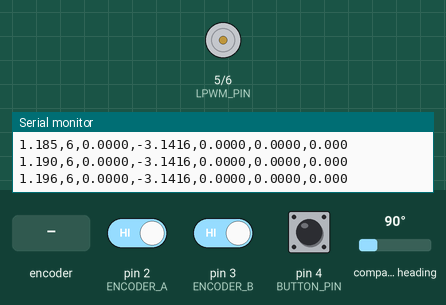
A sketch run on a simulated Arduino Uno, built with avr-gcc and run on an emulated ATmega328P. Shown: motor-driver pin pairs drawn as motors (green arrow = first pin HIGH = forward, orange = second pin HIGH = backward, longer = more drive), the last lines printed to the serial monitor. Wiring (inferred from the names in the program): AS5600 angle sensor at I2C address 0x36. The inputs (shaded band) are chosen by the test bench; at power-on: pin 4 (BUTTON_PIN) HIGH, compass heading 90°, pin 2 (ENCODER_A) HIGH, pin 3 (ENCODER_B) HIGH.

Above: at 1.2 s.
1.3 s: pin 4 (BUTTON_PIN) pulled LOW for 0.15 s
At 2.6 s:
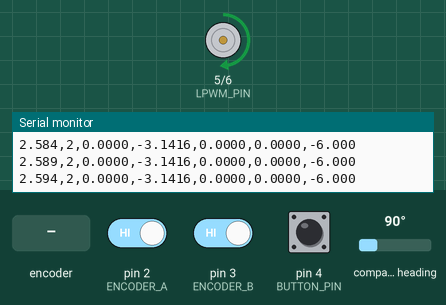
2.9 s: compass heading set to 245°
4.4 s: compass heading set to 253°
At 5.2 s:
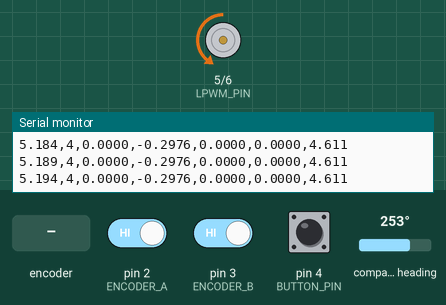
6.0 s: compass heading set to 269°
At 6.7 s:
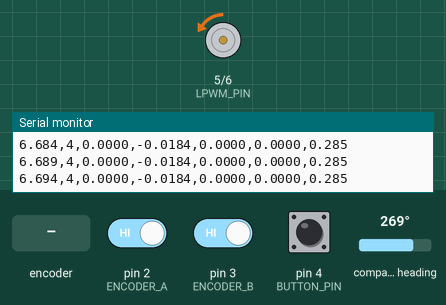
7.6 s: rotary encoder on pin 2 (ENCODER_A) / pin 3 (ENCODER_B) turned 3 steps (first pin leading)
At 7.86 s:
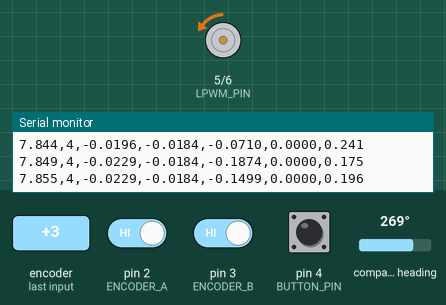
9.7 s: compass heading set to 90°
At 10.9 s:
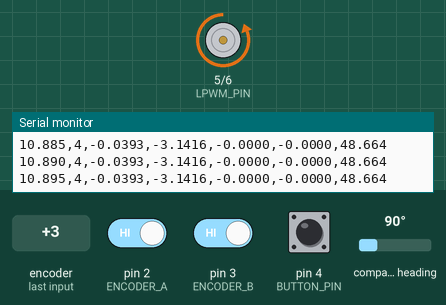
Timing chart, 0 to 12.2 s (numbered marks = the images above; inputs shaded):
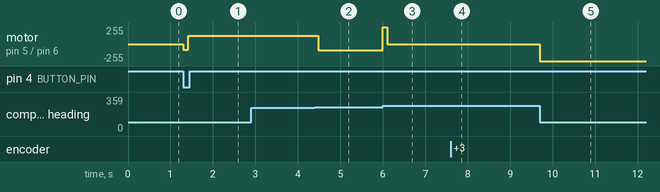

Measured:
- the behaviour switches between 249 and 250° on compass heading (found by bisection; images 1 and 2)
- after the input at 1.3 s, motor on pin 5 (LPWM_PIN) / pin 6 (RPWM_PIN): stopped → backward 85/255 at once, → forward 127/255 0.11 s later
- after the input at 4.4 s, motor on pin 5 (LPWM_PIN) / pin 6 (RPWM_PIN): forward 127/255 → backward 97/255 after 0.09 s
- after the input at 6.0 s, motor on pin 5 (LPWM_PIN) / pin 6 (RPWM_PIN): backward 97/255 → forward 255/255 at once, → backward 5/255 0.10 s later, → backward 6/255 0.10 s later
- after the input at 7.6 s, motor on pin 5 (LPWM_PIN) / pin 6 (RPWM_PIN): backward 6/255 → backward 4/255 at once, then repeats every 0.20 s: backward 5/255 0.02 s, backward 4/255 0.06 s, backward 5/255 0.11 s, backward 4/255 0.01 s, until it stays backward 5/255 from 8.1 s
- after the input at 9.7 s, motor on pin 5 (LPWM_PIN) / pin 6 (RPWM_PIN): backward 5/255 → backward 255/255 at once

The sketch:

LQR_Sequenz_Logging_Button.ino
```cpp
#include <Wire.h>

// --- LQR Regler Konstanten ---
const float K1 = -0.2127;
const float K2 = 15.4930;
const float K3 = -0.5594;
const float K4 = 1.4194;

// --- Pins ---
const int LPWM_PIN = 5;
const int RPWM_PIN = 6;
const int ENCODER_A = 2;
const int ENCODER_B = 3;
const int BUTTON_PIN = 4; // Start/Stop Knopf

// --- AS5600 (Pendel) ---
const int AS5600_ADDR = 0x36;
const int RAW_ANGLE_REG = 0x0C;
uint16_t letzterRohWertAS5600 = 0;
long kontinuierlichePositionAS5600 = 0;
bool ersterAS5600Wert = true;

// --- Encoder (Motorarm) ---
volatile long encoderPosition = 0;

// --- Systemkonstanten ---
const float TICKS_PRO_UMDREHUNG_ARM = 1920.0;
const float TICKS_PRO_UMDREHUNG_PENDEL = 4096.0;

// --- Zustandsvektor & State-Machine ---
float x1 = 0.0, x2 = 0.0, x3 = 0.0, x4 = 0.0;
float x1_alt = 0.0, x2_alt = 0.0;
float last_phi2_dot = 0.0;
float x1_integral = 0.0;

// WICHTIG: Startet im Standby (6)
int controller_state = 6;
unsigned long state_0_start = 0;

// --- Timing ---
unsigned long letzterZeitpunkt = 0;
const unsigned long abtastZeit_us = 5000;

void setup() {
  Serial.begin(500000);
  Wire.begin();
  Wire.setClock(400000);

  pinMode(ENCODER_A, INPUT_PULLUP);
  pinMode(ENCODER_B, INPUT_PULLUP);
  attachInterrupt(digitalPinToInterrupt(ENCODER_A), updateEncoderA, CHANGE);
  attachInterrupt(digitalPinToInterrupt(ENCODER_B), updateEncoderB, CHANGE);

  pinMode(LPWM_PIN, OUTPUT);
  pinMode(RPWM_PIN, OUTPUT);
  pinMode(BUTTON_PIN, INPUT_PULLUP); // Interner Pull-Up für den Knopf

  Serial.println("=== Standalone Pendel bereit (Warte auf Knopf) ===");
  letzterZeitpunkt = micros();
}

void loop() {
  // --- 1. Knopf abfragen (Start / Stop Toggle) ---
  bool aktuellerKnopfZustand = digitalRead(BUTTON_PIN);
  static bool letzterKnopfZustand = HIGH;

  // Wenn der Knopf gedrückt wird (zieht auf LOW)
  if (aktuellerKnopfZustand == LOW && letzterKnopfZustand == HIGH) {

    // Wenn das System im Stand-By ist, starte den Versuch
    if (controller_state == 6) {
      // Nullpunkt für den Motorarm genau hier setzen!
      noInterrupts();
      encoderPosition = 0;
      interrupts();

      controller_state = 0;
      state_0_start = millis();
      letzterZeitpunkt = micros(); // Timer synchronisieren
    }
    // Wenn das System läuft, stoppe es (Not-Aus per Knopf)
    else {
      controller_state = 5; // in Return to Home
      x1_integral = 0.0;
    }
  }
  letzterKnopfZustand = aktuellerKnopfZustand;


  // --- 2. Harte 5-ms Regelschleife ---
  unsigned long aktuellerZeitpunkt = micros();

  if (aktuellerZeitpunkt - letzterZeitpunkt >= abtastZeit_us) {
    float dt = (aktuellerZeitpunkt - letzterZeitpunkt) / 1000000.0;
    letzterZeitpunkt += abtastZeit_us;

    // --- Sensoren auslesen ---
    noInterrupts();
    long aktuelleEncoderPos = encoderPosition;
    interrupts();

    Wire.beginTransmission(AS5600_ADDR);
    Wire.write(RAW_ANGLE_REG);
    Wire.endTransmission(false);
    Wire.requestFrom(AS5600_ADDR, 2);

    if (Wire.available() == 2) {
      uint16_t aktuellerRohWertAS5600 = (Wire.read() << 8) | Wire.read();
      if (ersterAS5600Wert) {
         letzterRohWertAS5600 = aktuellerRohWertAS5600;
         ersterAS5600Wert = false;
      }
      int16_t delta = aktuellerRohWertAS5600 - letzterRohWertAS5600;
      if (delta > 2048) delta -= 4096;
      if (delta < -2048) delta += 4096;
      kontinuierlichePositionAS5600 += delta;
      letzterRohWertAS5600 = aktuellerRohWertAS5600;
    }

    // --- Winkel & Geschwindigkeiten berechnen ---
    float x1_kontinuierlich = (aktuelleEncoderPos / TICKS_PRO_UMDREHUNG_ARM) * 2.0 * PI;
    float x2_kontinuierlich = (kontinuierlichePositionAS5600 / TICKS_PRO_UMDREHUNG_PENDEL) * 2.0 * PI;

    float x3_roh = (x1_kontinuierlich - x1_alt) / dt;
    float x4_roh = (x2_kontinuierlich - x2_alt) / dt;

    float alpha = 0.2;
    x3 = (alpha * x3_roh) + ((1.0 - alpha) * x3);
    x4 = (alpha * x4_roh) + ((1.0 - alpha) * x4);

    x1_alt = x1_kontinuierlich;
    x2_alt = x2_kontinuierlich;

    // Wrapping
    x1 = x1_kontinuierlich;
    while (x1 > PI)  x1 -= 2.0 * PI;
    while (x1 < -PI) x1 += 2.0 * PI;

    x2 = x2_kontinuierlich - PI;
    while (x2 > PI)  x2 -= 2.0 * PI;
    while (x2 < -PI) x2 += 2.0 * PI;


    // --- STATE MACHINE ---
    float u_volt = 0.0;
    float phi2_dot = x4;

    // A. Automatischer Not-Aus (175 Grad Limit)
    if (abs(x1_kontinuierlich) > (175.0 * PI / 180.0)) {
      controller_state = 6;
    }
    // B. LQR Fangbereich
    else if (abs(x2) < 0.35 && controller_state < 4) {
      controller_state = 4;
    }

    // C. Phasen
    switch (controller_state) {
      case 0:
        u_volt = 4.0;
        if (millis() - state_0_start > 100) controller_state = 1;
        break;

      case 1:
        u_volt = 0.0;
        if (phi2_dot * last_phi2_dot <= 0.0) controller_state = 2;
        break;

      case 2:
        if (x1 > -20.0 * PI / 180.0) u_volt = -6.0;
        else u_volt = 0.0;

        if (x1 < -60.0 * PI / 180.0) controller_state = 3;
        break;

      case 3:
        if (x1 < -25.0 * PI / 180.0) u_volt = 6.0;
        else u_volt = 0.0;

        if (phi2_dot * last_phi2_dot <= 0.0) controller_state = 1;
        break;

      case 4: // LQR Aktiv
        u_volt = -(K1 * x1 + K2 * x2 + K3 * x3 + K4 * x4);
        break;

      case 5: // Return to Home
        {
          float Kp_home = 2.0; // P-Anteil: Zieht den Arm zur 0 (Ausprobieren!)
          float Kd_home = 0.5; // D-Anteil: Bremst den Arm ab, je schneller er wird
          float Ki_home = 0.2; // I-Anteil: Summiert die vergangenen Fehler auf

          if (abs(x1) > 0.05) {
            // 1. Integral aufsummieren (Fehler * Zeit)
            x1_integral += x1 * dt;

            // 2. Anti-Windup: Den I-Anteil so begrenzen, dass er maximal +/- 1.5 Volt zur Gesamtspannung beitragen kann
            float max_i_wirkung = 1.5;
            x1_integral = constrain(x1_integral, -max_i_wirkung / Ki_home, max_i_wirkung / Ki_home);

            // 3. PID-Gleichung
            u_volt = -(Kp_home * x1 + Kd_home * x3 + Ki_home * x1_integral);

            // 4. Gesamtspannung begrenzen (min 3V, damit er nicht beim Anfahren stottert)
            u_volt = constrain(u_volt, -3.0, 3.0);
          } else {
            // Ziel erreicht! Motor aus und in den Standby wechseln
            controller_state = 6;
          }
        }
        break;
      case 6: // STANDBY, bzw Not-Aus
        u_volt = 0.0;
        break;
    }

    last_phi2_dot = phi2_dot;

    // --- PWM Ausgabe ---
    float pwm_min = 0.0;
    float totzone_volt = (pwm_min/255.0) * 12.0;
    int pwm_output = 0;

    if (u_volt > 0.01) {
      pwm_output = constrain(((u_volt + totzone_volt) / 12.0) * 255, 0, 255);
      analogWrite(LPWM_PIN, 0);
      analogWrite(RPWM_PIN, pwm_output);
    } else if (u_volt < -0.01) {
      pwm_output = constrain(((abs(u_volt) + totzone_volt) / 12.0) * 255, 0, 255);
      analogWrite(RPWM_PIN, 0);
      analogWrite(LPWM_PIN, pwm_output);
    } else {
      analogWrite(LPWM_PIN, 0);
      analogWrite(RPWM_PIN, 0);
    }

    // Daten werden weiterhin gefunkt (falls ein PC verbunden ist)
    Serial.print(millis() / 1000.0, 3); Serial.print(",");
    Serial.print(controller_state);     Serial.print(",");
    Serial.print(x1, 4);                Serial.print(",");
    Serial.print(x2, 4);                Serial.print(",");
    Serial.print(x3, 4);                Serial.print(",");
    Serial.print(x4, 4);                Serial.print(",");
    Serial.println(u_volt, 3);
  }
}

// --- Interrupt-Routinen ---
void updateEncoderA() {
  if (digitalRead(ENCODER_A) != digitalRead(ENCODER_B)) encoderPosition--;
  else encoderPosition++;
}
void updateEncoderB() {
  if (digitalRead(ENCODER_A) == digitalRead(ENCODER_B)) encoderPosition--;
  else encoderPosition++;
}
```
